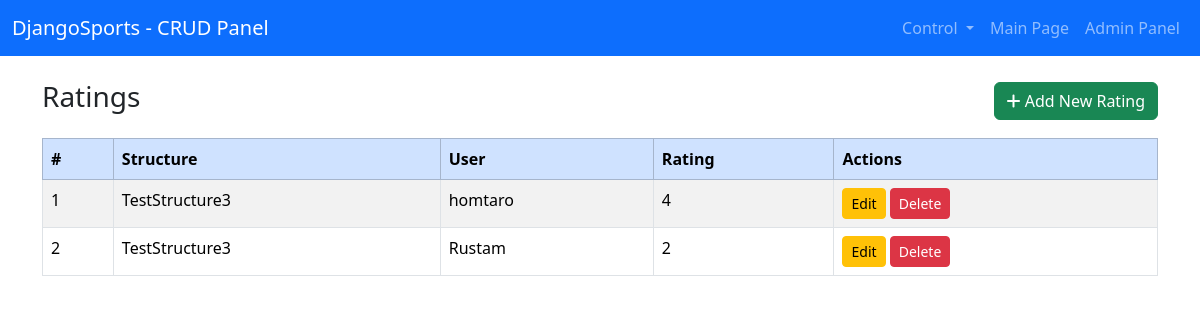
/ratings/ (signed in), run on the app's committed database.
### djangoSportApp/models.py (models this page shows, shortened)
class Rating(models.Model):
    sport_structure = models.ForeignKey(SportStructure, on_delete=models.CASCADE, related_name='ratings')
    user = models.ForeignKey('auth.User', on_delete=models.CASCADE)
    rating = models.PositiveSmallIntegerField()
    created_at = models.DateTimeField(auto_now_add=True)
    class Meta:
        constraints = [
            models.CheckConstraint(check=models.Q(rating__gte=1) & models.Q(rating__lte=5), name='rating_range')
        ]
        unique_together = ('sport_structure', 'user')  # One rating per user per structure

class SportStructure(models.Model):
    name = models.CharField(max_length=255)
    description = models.TextField()
    rating = models.FloatField(default=0)  # Average rating (updated separately)
    category = models.ForeignKey('Category', on_delete=models.SET_NULL, null=True, related_name='structures')
    address = models.CharField(max_length=255)
    tags = models.ManyToManyField('Tag', related_name='structures')
    def __str__(self):
        return self.name

### djangoSportApp/views.py (the view)
# urls.py: path('ratings/', views.rating_list, name='ratings_list'),
@permission_required('djangoSportApp.view_rating', raise_exception=True)
def rating_list(request):
    ratings = Rating.objects.all()
    ratings = ratings.order_by('sport_structure__name')
    return render(request, 'crud/rating_list.html', {'ratings': ratings})

### templates/crud/rating_list.html (shortened to what this page needs)
{% extends 'crud/crud-base.html' %}
{% block crud_content %}
        <div class="d-flex justify-content-between align-items-center mb-3">
            <h3>Ratings</h3>
            <a href="{% url 'ratings_create' %}" class="btn btn-success"><i class="fas fa-plus"></i> Add New Rating</a>
        </div>
        <table class="table table-striped table-bordered">
            <thead class="table-primary">
            <tr>
                <th>#</th>
                <th>Structure</th>
                <th>User</th>
                <th>Rating</th>
                <th>Actions</th>
            </tr>
            </thead>
            <tbody>
            {% for rating in ratings %}
                <tr>
                    <td>{{ forloop.counter }}</td>
                    <td>{{ rating.sport_structure }}</td>
                    <td>{{ rating.user }}</td>
                    <td>{{ rating.rating }}</td>
                    <td>
                        <a href="{% url 'ratings_update' rating.id %}" class="btn btn-warning btn-sm">Edit</a>
                        <a href="{% url 'ratings_delete' rating.id %}" class="btn btn-danger btn-sm">Delete</a>
                    </td>
                </tr>
            {% endfor %}
            </tbody>
        </table>
{% endblock %}

### data on the page
Rating: sport_structure "TestStructure3", user "homtaro", rating "4"
Rating: sport_structure "TestStructure3", user "Rustam", rating "2"
